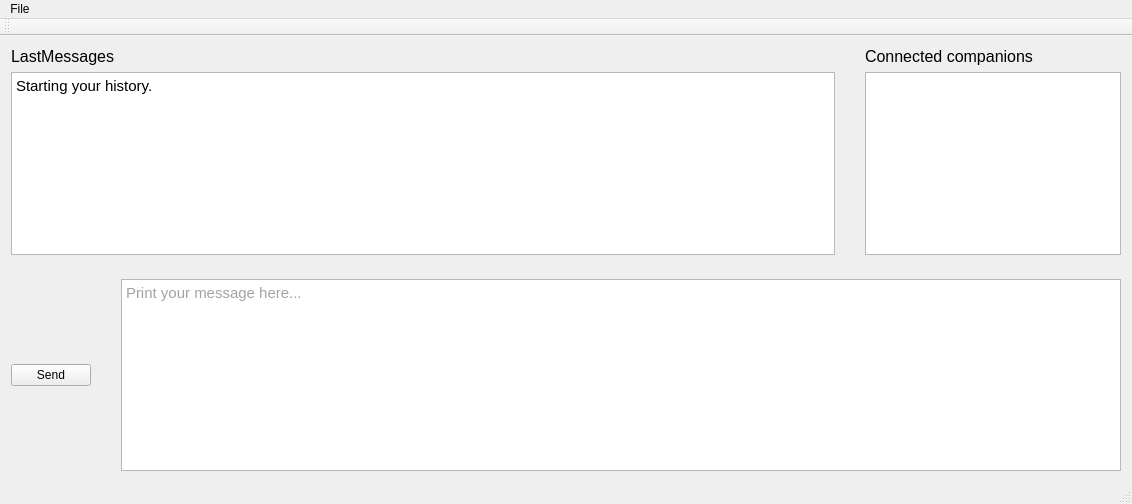
<?xml version="1.0" encoding="UTF-8"?>
<ui version="4.0">
 <class>ChatWindow</class>
 <widget class="QMainWindow" name="ChatWindow">
  <property name="geometry">
   <rect>
    <x>0</x>
    <y>0</y>
    <width>1102</width>
    <height>504</height>
   </rect>
  </property>
  <property name="sizePolicy">
   <sizepolicy hsizetype="Fixed" vsizetype="Preferred">
    <horstretch>0</horstretch>
    <verstretch>0</verstretch>
   </sizepolicy>
  </property>
  <property name="windowTitle">
   <string>ChatWindow</string>
  </property>
  <widget class="QWidget" name="centralWidget">
   <layout class="QGridLayout" name="gridLayout">
    <item row="3" column="0">
     <widget class="QPushButton" name="pushButton">
      <property name="sizePolicy">
       <sizepolicy hsizetype="Fixed" vsizetype="Fixed">
        <horstretch>0</horstretch>
        <verstretch>0</verstretch>
       </sizepolicy>
      </property>
      <property name="text">
       <string>Send</string>
      </property>
     </widget>
    </item>
    <item row="0" column="2" rowspan="2">
     <spacer name="horizontalSpacer">
      <property name="orientation">
       <enum>Qt::Horizontal</enum>
      </property>
      <property name="sizeType">
       <enum>QSizePolicy::Fixed</enum>
      </property>
      <property name="sizeHint" stdset="0">
       <size>
        <width>18</width>
        <height>208</height>
       </size>
      </property>
     </spacer>
    </item>
    <item row="1" column="3">
     <widget class="QListView" name="connectedCompanions">
      <property name="sizePolicy">
       <sizepolicy hsizetype="Fixed" vsizetype="Expanding">
        <horstretch>0</horstretch>
        <verstretch>0</verstretch>
       </sizepolicy>
      </property>
     </widget>
    </item>
    <item row="0" column="0">
     <widget class="QLabel" name="label">
      <property name="font">
       <font>
        <pointsize>12</pointsize>
       </font>
      </property>
      <property name="text">
       <string>LastMessages</string>
      </property>
     </widget>
    </item>
    <item row="0" column="3">
     <widget class="QLabel" name="label_2">
      <property name="font">
       <font>
        <pointsize>12</pointsize>
       </font>
      </property>
      <property name="text">
       <string>Connected companions</string>
      </property>
     </widget>
    </item>
    <item row="3" column="1" colspan="3">
     <widget class="QTextEdit" name="messageBox">
      <property name="sizePolicy">
       <sizepolicy hsizetype="Expanding" vsizetype="Fixed">
        <horstretch>0</horstretch>
        <verstretch>0</verstretch>
       </sizepolicy>
      </property>
      <property name="html">
       <string>&lt;!DOCTYPE HTML PUBLIC &quot;-//W3C//DTD HTML 4.0//EN&quot; &quot;http://www.w3.org/TR/REC-html40/strict.dtd&quot;&gt;
&lt;html&gt;&lt;head&gt;&lt;meta name=&quot;qrichtext&quot; content=&quot;1&quot; /&gt;&lt;style type=&quot;text/css&quot;&gt;
p, li { white-space: pre-wrap; }
&lt;/style&gt;&lt;/head&gt;&lt;body style=&quot; font-family:'MS Shell Dlg 2'; font-size:8.25pt; font-weight:400; font-style:normal;&quot;&gt;
&lt;p style=&quot; margin-top:0px; margin-bottom:0px; margin-left:0px; margin-right:0px; -qt-block-indent:0; text-indent:0px;&quot;&gt;&lt;span style=&quot; font-size:11pt; color:#a3a3a3;&quot;&gt;Print your message here...&lt;/span&gt;&lt;/p&gt;&lt;/body&gt;&lt;/html&gt;</string>
      </property>
     </widget>
    </item>
    <item row="2" column="1" colspan="2">
     <spacer name="verticalSpacer">
      <property name="orientation">
       <enum>Qt::Vertical</enum>
      </property>
      <property name="sizeType">
       <enum>QSizePolicy::Fixed</enum>
      </property>
      <property name="sizeHint" stdset="0">
       <size>
        <width>738</width>
        <height>18</height>
       </size>
      </property>
     </spacer>
    </item>
    <item row="1" column="0" colspan="2">
     <widget class="QTextEdit" name="chatHistory">
      <property name="html">
       <string>&lt;!DOCTYPE HTML PUBLIC &quot;-//W3C//DTD HTML 4.0//EN&quot; &quot;http://www.w3.org/TR/REC-html40/strict.dtd&quot;&gt;
&lt;html&gt;&lt;head&gt;&lt;meta name=&quot;qrichtext&quot; content=&quot;1&quot; /&gt;&lt;style type=&quot;text/css&quot;&gt;
p, li { white-space: pre-wrap; }
&lt;/style&gt;&lt;/head&gt;&lt;body style=&quot; font-family:'MS Shell Dlg 2'; font-size:8.25pt; font-weight:400; font-style:normal;&quot;&gt;
&lt;p style=&quot; margin-top:0px; margin-bottom:0px; margin-left:0px; margin-right:0px; -qt-block-indent:0; text-indent:0px;&quot;&gt;&lt;span style=&quot; font-size:11pt;&quot;&gt;Starting your history.&lt;/span&gt;&lt;/p&gt;
&lt;p style=&quot;-qt-paragraph-type:empty; margin-top:0px; margin-bottom:0px; margin-left:0px; margin-right:0px; -qt-block-indent:0; text-indent:0px; font-size:11pt;&quot;&gt;&lt;br /&gt;&lt;/p&gt;&lt;/body&gt;&lt;/html&gt;</string>
      </property>
     </widget>
    </item>
   </layout>
  </widget>
  <widget class="QMenuBar" name="menuBar">
   <property name="geometry">
    <rect>
     <x>0</x>
     <y>0</y>
     <width>1102</width>
     <height>21</height>
    </rect>
   </property>
   <widget class="QMenu" name="menuFile">
    <property name="title">
     <string>File</string>
    </property>
    <addaction name="actionCreate_room"/>
    <addaction name="separator"/>
    <addaction name="actionConnect_to_the_room"/>
    <addaction name="actionDisconnect_from_the_room"/>
    <addaction name="separator"/>
    <addaction name="actionClear_history"/>
    <addaction name="separator"/>
    <addaction name="actionInformation_about_you"/>
   </widget>
   <addaction name="menuFile"/>
  </widget>
  <widget class="QToolBar" name="mainToolBar">
   <attribute name="toolBarArea">
    <enum>TopToolBarArea</enum>
   </attribute>
   <attribute name="toolBarBreak">
    <bool>false</bool>
   </attribute>
  </widget>
  <widget class="QStatusBar" name="statusBar"/>
  <action name="actionCreate_room">
   <property name="text">
    <string>Create room</string>
   </property>
  </action>
  <action name="actionConnect_to_the_room">
   <property name="text">
    <string>Connect to the room</string>
   </property>
  </action>
  <action name="actionDisconnect_from_the_room">
   <property name="text">
    <string>Disconnect from the room</string>
   </property>
  </action>
  <action name="actionClear_history">
   <property name="text">
    <string>Clear history</string>
   </property>
  </action>
  <action name="actionInformation_about_you">
   <property name="text">
    <string>Information about you</string>
   </property>
  </action>
 </widget>
 <layoutdefault spacing="6" margin="11"/>
 <resources/>
 <connections/>
</ui>
